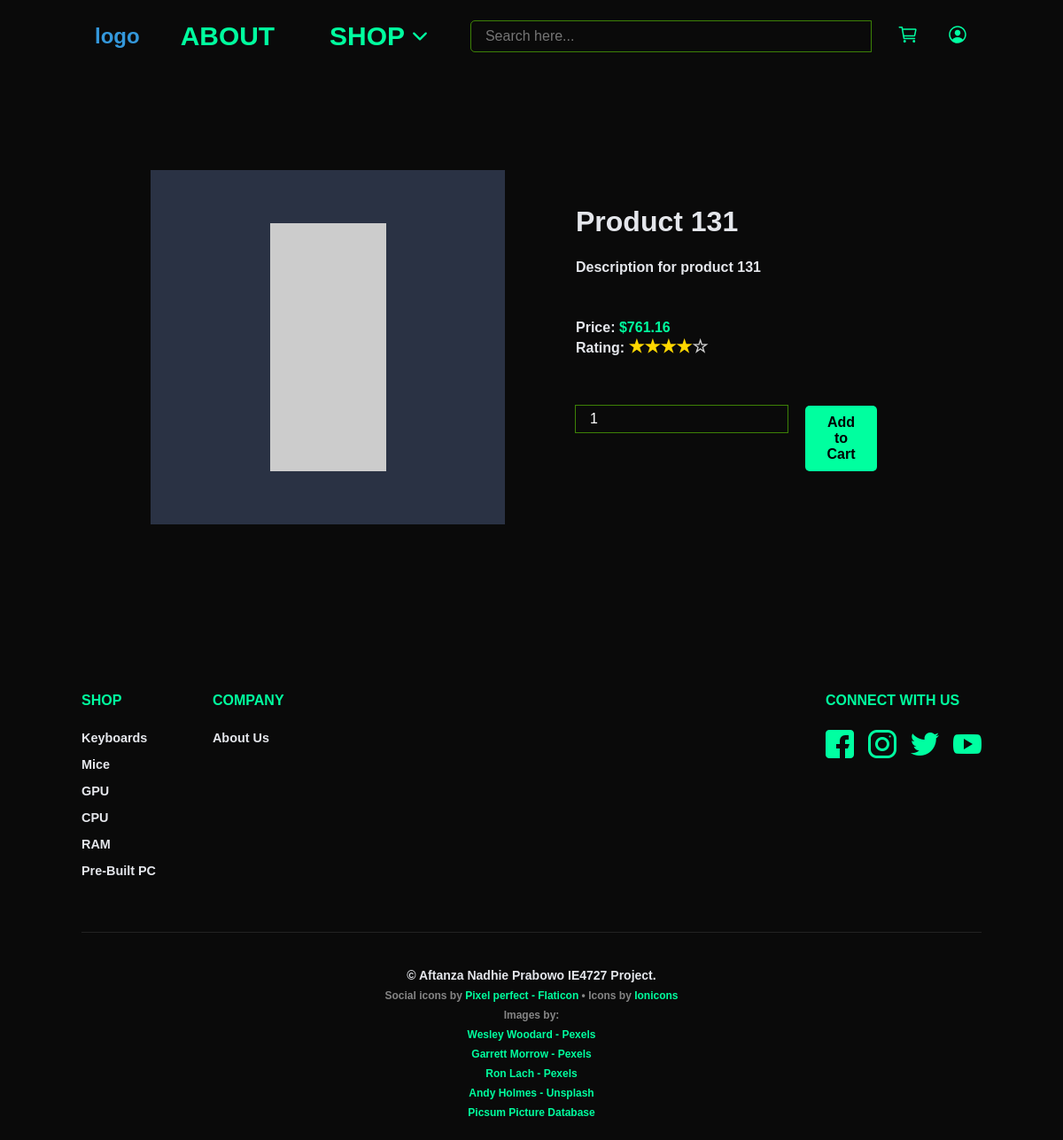
The page /shop/item/index.php?id=131 on the database its author committed.
### tables this page shows
CREATE TABLE `listings` (
  `id` int(11) NOT NULL,
  `name` varchar(255) NOT NULL,
  `description` varchar(255) NOT NULL,
  `price` float NOT NULL,
  `category` enum('keyboards','mice','gpu','cpu','ram','prebuilt') NOT NULL,
  `img_url` varchar(255) NOT NULL,
  `brand` enum('apple','samsung','sony','dell','asus') NOT NULL,
  `rating` float NOT NULL,
  `created_at` datetime NOT NULL DEFAULT current_timestamp(),
  `updated_at` datetime NOT NULL DEFAULT current_timestamp() ON UPDATE current_timestamp()
);

### shop/item/index.php (the view, shortened to what this page needs)
<?php require_once 'global/php/convert_to_stars.php'; ?>
<!DOCTYPE html>
<html lang="en">
<head>
    <link rel="stylesheet" href="styles.css">
    <link rel="stylesheet" href="../../global/styles.css">
    <link rel="stylesheet" href="../../global/header/styles.css">
    <link rel="stylesheet" href="../../global/footer/styles.css">
</head>
<?php
$isLoggedIn = 'false';
?>
<?php
$conn = db_connect();
$product_id = '';
$product_name = '';
$product_desc = '';
$product_price = '';
$product_rating = '';
$product_image_url = '';
if (isset($_GET['id'])) {
    $sql = 'SELECT id, name, description, price, rating, img_url FROM listings WHERE id = ' . $_GET['id'];
    $res = mysqli_query($conn, $sql);
    $res_str = mysqli_fetch_all($res, MYSQLI_ASSOC);
    if ($res_str) {
        $product_id = $res_str[0]['id'];
        $product_name = $res_str[0]['name'];
        $product_desc = $res_str[0]['description'];
        $product_price = $res_str[0]['price'];
        $product_rating = $res_str[0]['rating'];
        $product_image_url = $res_str[0]['img_url'];
    } else {
        echo 'ERROR 404 ITEM NOT FOUND';
    }
} else {
    header('Location: /shop');
}
?>
<body class="item-page">
    <?php include('../../global/header/index.php'); ?>
    <div class="item-content-container">
        <div class="item-content Content">
            <div class="item-image-container">
                <div class="item-image">
                    <img src="<?php echo $product_image_url ?>" alt="Image">
                </div>
            </div>
            <div class="item-text-container">
                <h1 class="item-text-name"><?php echo $product_name ?></h1>
                <p class="item-text-description"><?php echo $product_desc ?></p>
                <p class="item-text-price">Price: <span class="color-green">$<?php echo $product_price ?></span></p>
                <p class="item-text-rating">Rating: <?php echo convertToStars($product_rating) ?></p>
                <div class="button-input-container">
                    <input id="input-product-details-cart" class="input-product-details-cart Input" type="number" min="1" oninput="checkMinOneItem(this)" value="1">
                    <button class="Button Button--secondary" onclick="handleAddToCart(<?php echo $isLoggedIn ?>, <?php echo $product_id ?>)">Add to Cart</button>
                </div>
            </div>
        </div>
    </div>
</body>
</html>

### global/php/convert_to_stars.php (shortened to what this page needs)
<?php
function convertToStars($rating)
{
    $fullStars = floor($rating);
    $halfStar = ($rating - $fullStars) >= 0.5 ? 1 : 0;
    $emptyStars = 5 - ($fullStars + $halfStar);
    $starRating = str_repeat('<span class="star full">★</span>', $fullStars);
    $starRating .= str_repeat('<span class="star empty">☆</span>', $emptyStars);
    return $starRating;
}

### shop/item/styles.css (style rules this page uses)
.color-green { color: var(--neon-green); }
.item-page { display: flex; flex-direction: column; min-height: 100vh; }
.item-content-container { border-radius: 15px; position: relative; flex: 1; padding: 40px; margin: 40px; display: flex; }
.item-content { display: flex; }
.item-content > div { flex: 1; }
.item-image-container { display: flex; justify-content: center; align-items: center; padding: 20px; }
.item-image { background-color: var(--tertiary-color); display: flex; justify-content: center; align-items: center; height: 400px; width: 400px; }
.item-text-container { display: flex; flex-direction: column; padding: 60px; }
.item-text-container > .item-text-name { margin-bottom: 24px; }
.item-text-container > .item-text-description { margin-bottom: 50px; }
.item-text-container .button-input-container { display: flex; gap: 20px; padding: 20px 0; margin-top: auto; }
.button-input-container input { height: 30px; }

### global/styles.css (style rules this page uses)
:root { --offwhite: #f2f7f6; --darkgrey: #333333; --teal: #74c7b8; --teal-dark: #43897a; --muted-rose: #c97d84; --muted-rose-dark: #a2333a; --cool-sage: #a2b8a5; --primary-color: #2c3e50; --secondary-color: #3498db; --tertiary-color: #2a3244; --accent-color: #e74c3c; --background-color: #0a0a0a; --text-color: #e4e6eb; --subtext-color: #707786; --subtext-color-variant: #979ca5; --hover-color: #2980b9; --neon-green: #00ff9f; --neon-green-muted: #74ff037c; --neon-green-variant: #4caf50; }
h1, h2, h3, h4, h5, h6, p, span { margin: 0; }
body { color: var(--text-color); position: relative; margin: 0 60px; background-color: var(--background-color); position: relative; font-family: "Quicksand", sans-serif; font-weight: 600; font-optical-sizing: auto; font-style: normal; }
.Content { padding: 10px; margin: 0 auto; min-height: 70%; }
.Button { display: inline-block; padding: 10px 20px; font-size: 16px; font-weight: 600; text-align: center; text-decoration: none; color: var(--text-color); background-color: transparent; border: none; border-radius: 5px; transition: all 0.3s ease; cursor: pointer; box-sizing: border-box; }
.Button--secondary { background-color: var(--neon-green); color: black; }
.star { font-size: 20px; color: gold; }
.star.empty { color: #ccc; }
.Input { box-sizing: border-box; padding: 0.5rem 1rem; border: none; font-size: 1rem; margin: 0; background-color: transparent; outline: solid 1px var(--neon-green-muted); color: white; }

### rows shown on the page
listings: name "Product 131", description "Description for product 131", price "761.16", rating "★ ★ ★ ★", rating "☆"
